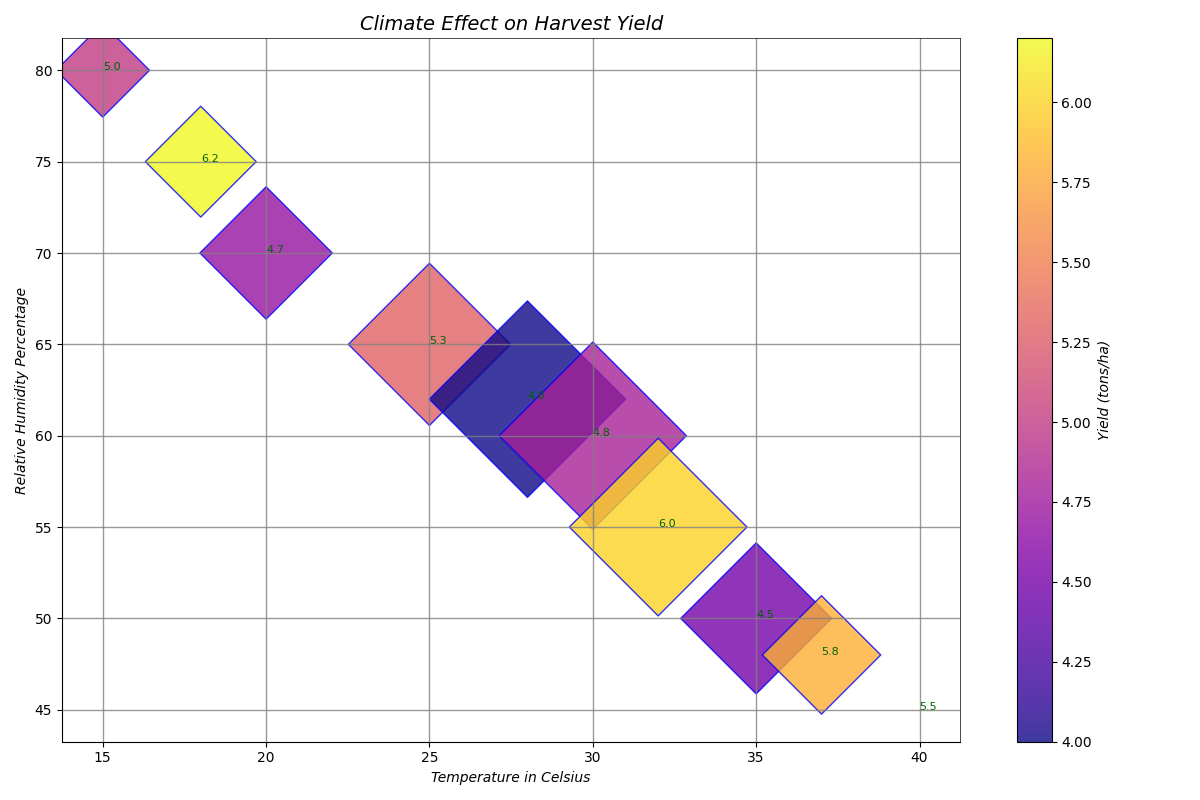

Recreate this plot in Python.
import matplotlib.pyplot as plt
import numpy as np

temperature = np.array([15, 18, 20, 25, 28, 30, 32, 35, 37, 40])
humidity = np.array([80, 75, 70, 65, 62, 60, 55, 50, 48, 45])
crop_yield = np.array([4.5, 4.7, 5.0, 5.5, 6.2, 6.0, 5.8, 5.3, 4.8, 4.0])

# Normalize crop yield for bubble size
crop_yield_normalized = (crop_yield - crop_yield.min()) / (crop_yield.ptp() / 100)

# Manually shuffled crop yield for colors
shuffled_yield = np.array([5.0, 6.2, 4.7, 5.3, 4.0, 4.8, 6.0, 4.5, 5.8, 5.5])

fig, ax = plt.subplots(figsize=(12, 8))

# Create scatter plot with shuffled colors
scatter = ax.scatter(temperature, humidity, s=crop_yield_normalized*100, c=shuffled_yield, cmap='plasma', alpha=0.8, edgecolor='blue', marker='D')

ax.set_title("Climate Effect on Harvest Yield", fontsize=14, fontweight='normal', style='italic')
ax.set_xlabel("Temperature in Celsius", fontsize=10, style='italic')
ax.set_ylabel("Relative Humidity Percentage", fontsize=10, style='italic')

ax.grid(visible=True, linestyle='-', color='grey', alpha=0.8, linewidth=1)
ax.spines['top'].set_linewidth(0.5)
ax.spines['right'].set_linewidth(0.5)

cbar = plt.colorbar(scatter)
cbar.set_label('Yield (tons/ha)', fontsize=10, style='italic')

# Update annotations if needed for clarity (originally moved for example)
for temp, hum, yield_val in zip(temperature, humidity, shuffled_yield):
    ax.text(temp, hum, f"{yield_val:.1f}", fontsize=8, ha='left', color='darkgreen')

plt.tight_layout()
plt.show()
